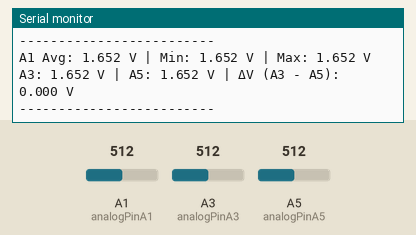
The sketch below on a simulated Arduino Uno, built with avr-gcc and run on an emulated ATmega328P. Parts: the last lines printed to the serial monitor. The inputs (shaded band) are chosen by the test bench; at power-on: A1 (analogPinA1) = 512, A3 (analogPinA3) = 512, A5 (analogPinA5) = 512.

Above: at 2.2 s.
2.3 s: A1 (analogPinA1) set to 716
At 3.0 s:
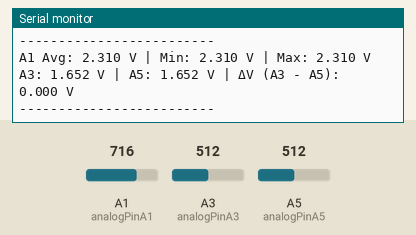
3.8 s: A3 (analogPinA3) set to 716
At 4.5 s:
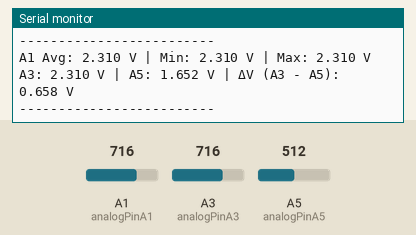
5.3 s: A5 (analogPinA5) set to 716
At 6.1 s:
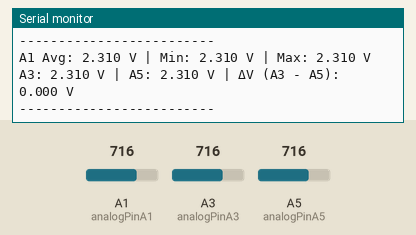
6.8 s: A1 (analogPinA1) set to 900
At 7.6 s:
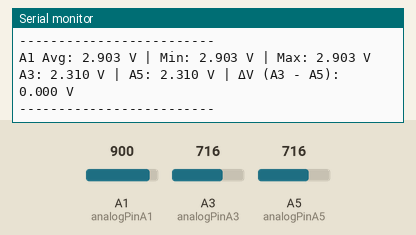
8.3 s: A3 (analogPinA3) set to 900
At 9.2 s:
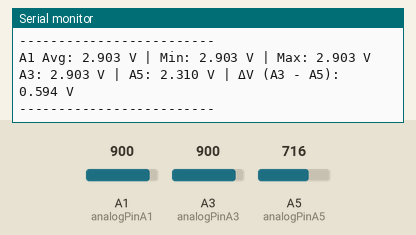
9.8 s: A5 (analogPinA5) set to 900
At 10.7 s:
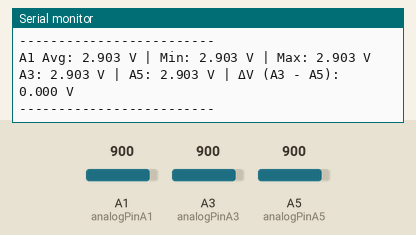
Timing chart, 0 to 12.3 s (numbered marks = the images above; inputs shaded):
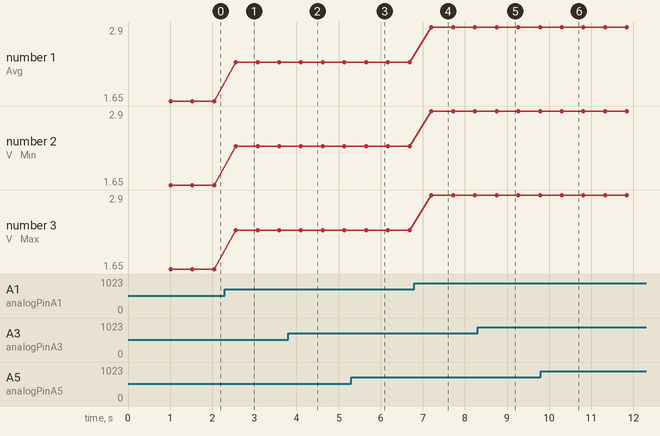

Measured:
- after the input at 2.3 s, the serial monitor: prints a new line after 0.26 s (image 1)
- after the input at 3.8 s, the serial monitor: prints a new line after 0.31 s (image 2)
- after the input at 5.3 s, the serial monitor: prints a new line after 0.36 s (image 3)
- after the input at 6.8 s, the serial monitor: prints a new line after 0.40 s (image 4)
- after the input at 8.3 s, the serial monitor: prints a new line after 0.46 s (image 5)
- after the input at 9.8 s, the serial monitor: prints a new line after 0.50 s (image 6)
- plotted number 1: 1.65 → 2.31 after the input at 2.3 s, 2.31 → 2.9 after the input at 6.8 s
- plotted number 2: 1.65 → 2.31 after the input at 2.3 s, 2.31 → 2.9 after the input at 6.8 s

The sketch:

arduinorf.ino
```cpp
const int analogPinA1 = A1;
const int analogPinA3 = A3;
const int analogPinA5 = A5;

const float referenceVoltage = 3.3;
const int adcMax = 1023;
const int sampleCount = 100;

void setup() {
  Serial.begin(115200);
  analogReference(DEFAULT); // 3.3V on 3.3V Arduinos, 5V otherwise
  delay(1000);
  Serial.println("Starting multi-point voltage scan...");
}

void loop() {
  // === A1 Sampling Block ===
  int raw;
  int minVal = 1023;
  int maxVal = 0;
  long sum = 0;

  for (int i = 0; i < sampleCount; i++) {
    raw = analogRead(analogPinA1);
    sum += raw;
    if (raw < minVal) minVal = raw;
    if (raw > maxVal) maxVal = raw;
  }

  float avg = (sum / (float)sampleCount) * referenceVoltage / adcMax;
  float vMin = minVal * referenceVoltage / adcMax;
  float vMax = maxVal * referenceVoltage / adcMax;

  Serial.print("A1 Avg: ");
  Serial.print(avg, 3);
  Serial.print(" V | Min: ");
  Serial.print(vMin, 3);
  Serial.print(" V | Max: ");
  Serial.print(vMax, 3);
  Serial.println(" V");

  // === A3 - A5 Differential Reading ===
  int valA3 = analogRead(analogPinA3);
  int valA5 = analogRead(analogPinA5);

  float voltageA3 = valA3 * referenceVoltage / adcMax;
  float voltageA5 = valA5 * referenceVoltage / adcMax;
  float voltageDiff = voltageA3 - voltageA5;

  Serial.print("A3: ");
  Serial.print(voltageA3, 3);
  Serial.print(" V | A5: ");
  Serial.print(voltageA5, 3);
  Serial.print(" V | ΔV (A3 - A5): ");
  Serial.print(voltageDiff, 3);
  Serial.println(" V");

  Serial.println("-------------------------");

  delay(500); // Adjust as needed
}
```
